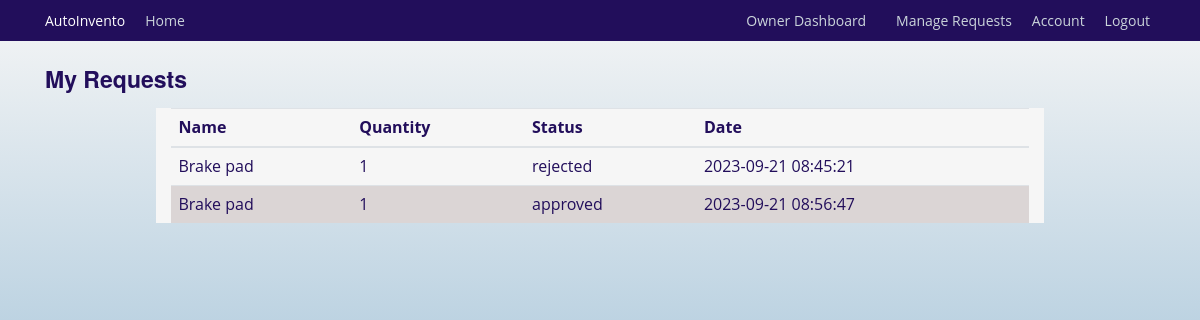
The app's page /view_requests (signed in), older data.
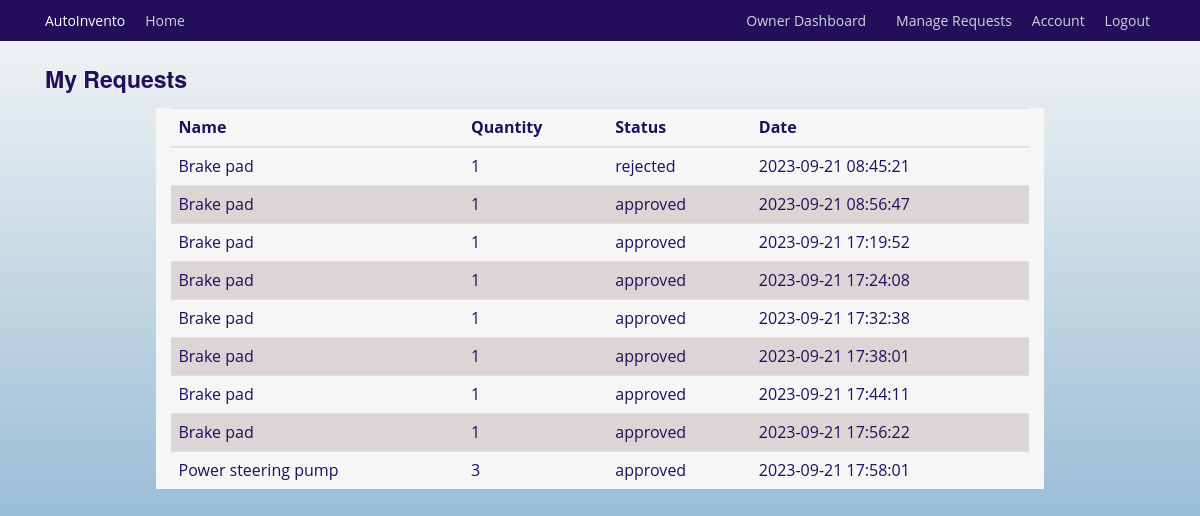
The same page, newer data.
### autoinvento/models.py (models this page shows, shortened)
class InventoryRequest(db.Model):
    __tablename__ = 'inventory_request'
    id = db.Column(db.Integer, primary_key=True)
    mechanic_id = db.Column(db.Integer, db.ForeignKey('mechanics.id'), nullable=False)  # User who made the request
    item_id = db.Column(db.Integer, db.ForeignKey('inventory_item.id'), nullable=False)  # Requested item
    quantity_requested = db.Column(db.Integer, nullable=False)
    status = db.Column(db.String(20), default='pending')  # Status can be 'pending', 'approved' or 'rejected'
    request_timestamp = db.Column(db.DateTime, default=db.func.current_timestamp(), nullable=False)
    requester = db.relationship('Mechanics', back_populates='requests', lazy=True)
    requested_item = db.relationship('InventoryItem', back_populates='requests')

class InventoryItem(db.Model):
    id = db.Column(db.Integer, primary_key=True)
    name = db.Column(db.String(128), unique=True, nullable=False, index=True)
    quantity = db.Column(db.Integer, nullable=False)
    category = db.Column(db.String(50), nullable=False)
    low_stock_threshold = db.Column(db.Integer, default=10)
    date_added = db.Column(db.DateTime, default=datetime.utcnow)
    supplier_id = db.Column(db.Integer, db.ForeignKey('supplier.id'))
    supplier = db.relationship('Supplier', back_populates='items')
    usage_logs = db.relationship('UsageLog', back_populates='items', cascade='all, delete-orphan')
    notifications = db.relationship('Notification', back_populates='items', cascade='all, delete-orphan')
    requests = db.relationship('InventoryRequest', back_populates='requested_item')

### autoinvento/users/routes.py (the view)
@users.route('/view_requests', methods=['GET'])
@login_required
def view_requests():
    mechanic_requests = (
        InventoryRequest.query
        .filter_by(mechanic_id=current_user.id)
        .join(InventoryItem)  # Join the InventoryItem table
        .add_columns(InventoryItem.name, InventoryRequest.quantity_requested, InventoryRequest.status, InventoryRequest.request_timestamp)
        .all()
    )
    return render_template('view_requests.html', title='View Requests', requests=mechanic_requests)

### autoinvento/models.py (called while the page is built)
@login_manager.user_loader
def load_user(mechanic_id):
    return Mechanics.query.get(int(mechanic_id))

### autoinvento/templates/view_requests.html
{% extends "base.html" %}
{% block content %}
    <h3 class="mt-4">My Requests</h3>
    <div class="container mt-2 background mt-4">
    <table class="table">
        <thead>
        <tr>
            <th>Name</th>
            <th>Quantity</th>
            <th>Status</th>
            <th>Date</th>
        </tr>
        </thead>
        <tbody>
            {% for request in requests %}
        <tr>
            <td>{{ request.name }}</td>
            <td>{{ request.quantity_requested }}</td>
            <td>{{ request.status }}</td>
            <td>{{ request.request_timestamp }} </td>
        </tr>
        {% endfor %}
        </tbody>
        </table>
    </div>
{% endblock %}

### autoinvento/templates/base.html (shortened to what this page needs)
<html lang="en">
<head>
    <link rel="stylesheet" href="https://cdn.jsdelivr.net/npm/bootstrap-icons@1.10.5/font/bootstrap-icons.css">
    <link rel="stylesheet" href="https://maxcdn.bootstrapcdn.com/bootstrap/4.0.0/css/bootstrap.min.css">
    <link rel="stylesheet" href="{{ url_for('static', filename='css/styles.css') }}">
</head>
<body>
    <header class="site-header">
        <nav class="navbar navbar-expand-md navbar-dark bg-steel fixed-top">
          <div class="container">
            <a class="navbar-brand mr-4" href="{{ url_for('main.index') }}">AutoInvento</a>
            <div class="collapse navbar-collapse" id="navbarToggle">
              <div class="navbar-nav mr-auto">
                {% if current_user.is_authenticated %}
                  <a class="nav-item nav-link" href="{{ url_for('main.index') }}">Home</a>
                {% endif %}
              </div>
              <div class="navbar-nav">
                {% if current_user.is_authenticated %}
                  {% if current_user.is_superuser %}
                    <a class="nav-item nav-link" href="{{ url_for('users.owner_dashboard') }}">Owner Dashboard<a></a>
                    <a class="nav-item nav-link" href="{{ url_for('users.manage_requests') }}">Manage Requests</a>
                  {% endif %}
                    <a class="nav-item nav-link" href="{{ url_for('users.account') }}">Account</a>
                    <a class="nav-item nav-link" href="{{ url_for('users.logout') }}">Logout</a>
                {% else %}
                  <a class="nav-item nav-link" href="{{ url_for('users.login') }}">Login</a>
                {% endif %}
              </div>
            </div>
          </div>
        </nav>
      </header>
      <main role="main" class="container sec">
        <div class="row">
          <div class="col-md-12">
            {% block content %}{% endblock %}
          </div>
        </div>
      </main>
  </body>
</html>

### autoinvento/static/css/styles.css (style rules this page uses)
:root { --color-primary: #220e5b; --color-black: #090909; --text-color: var(--color-black); --color-white: #ffffff; --color-background: #f6f6f6; --font-family-base: "Open Sans", "Helvetica Neue", Helvetica, Arial, sans-serif; --font-family-title: "Raleway", "Helvetica Neue", Helvetica, Arial, sans-serif; --font-size-small: 1.2rem; --font-size-medium: 1.4rem; --font-size-large: 1.8rem; --font-size-x-large: 2.3rem; --font-size-xx-large: 3.5rem; --font-weight-regular: 400; --font-weight-bold: 700; --nav-item-font-family: var(--font-family-title); --nav-item-font-weight: var(--font-weight-bold); --nav-item-font-size: var(--font-size-medium); --nav-item-letter-spacing: 0.04rem; --nav-item-display: inline-block; --nav-item-margin: 0 0 3rem 0; --nav-item-link-hover: var(--color-white); --section-tagline-margin: 0; --button-display: inline-block; --section-padding: 4rem 0; --section-header-padding: 0 0 3rem; --section-body-padding: 0 0 3rem; --section-header-align: center; --section-title-margin: 0; }
html { scroll-behavior: smooth; font-size: 62.5%; }
body { background: linear-gradient(180deg, var(--color-background), #689fc4); color: var(--color-primary); margin-top: 5rem; font-family: var(--font-family-base); font-size: var(--font-size-medium); font-weight: var(--font-weight-regular); }
h1, h2, h3, h4, h5, h6 { color: var(--color-primary); font-family: var(--font-family-title); font-weight: var(--font-weight-bold); }
.navbar-brand.mr-4 { transform: none; font-size: var(--font-size-medium); }
.navbar-nav { gap: 10px; }
.bg-steel { background-color: var(--color-primary); }
.site-header .navbar-nav .nav-link { color: #cbd5db; }
.row { display: flex; justify-content: space-evenly; }
tr:nth-child(even) { background-color: #dbd5d5; }
.col-md-12 h3 { font-size: var(--font-size-x-large); color: var(--color-primary); }
.container.background { margin-top: 20; background: var(--color-white); width: 80%; }
.container.mt-4 { background-color: var(--color-background); }

Row changes from the older to the newer data that the page shows:
added InventoryRequest: name "Brake pad", quantity_requested "1", status "approved", request_timestamp "2023-09-21 17:19:52"
added InventoryRequest: name "Brake pad", quantity_requested "1", status "approved", request_timestamp "2023-09-21 17:24:08"
added InventoryRequest: name "Brake pad", quantity_requested "1", status "approved", request_timestamp "2023-09-21 17:32:38"
added InventoryRequest: name "Brake pad", quantity_requested "1", status "approved", request_timestamp "2023-09-21 17:38:01"
added InventoryRequest: name "Brake pad", quantity_requested "1", status "approved", request_timestamp "2023-09-21 17:44:11"
added InventoryRequest: name "Brake pad", quantity_requested "1", status "approved", request_timestamp "2023-09-21 17:56:22"
added InventoryRequest: name "Power steering pump", quantity_requested "3", status "approved", request_timestamp "2023-09-21 17:58:01"
